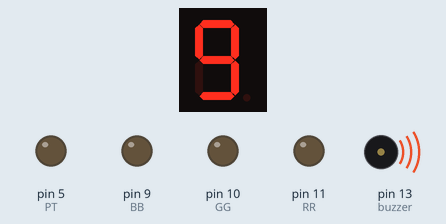
Bench run of a program on a simulated Arduino Uno, built with avr-gcc and run on an emulated ATmega328P. Parts: 1-digit seven-segment display, output pins drawn as LEDs (lit = HIGH), buzzer (waves = sounding). Wiring (inferred from the names in the program): 1-digit 7-segment display, segments lit when LOW: segments pin 3, pin 2, pin 6, pin 7, pin 8, pin 4, pin 12. Random numbers use the default seed unless the program sets one; the segment pins are drawn as the display they are named for; pins used as bus, display or sensor lines are not drawn.

Above: at 4.25 s.
At 5.25 s:
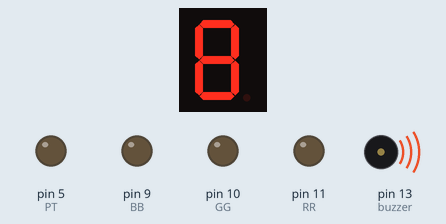
At 6.25 s:
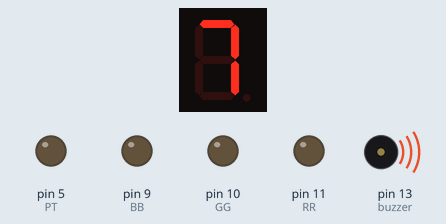
At 8.6 s:
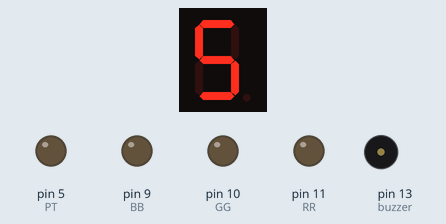
At 11.25 s:
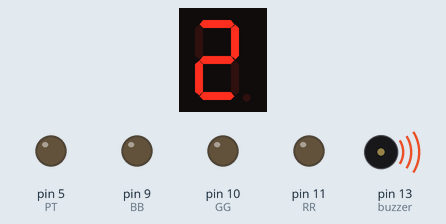
At 13.6 s:
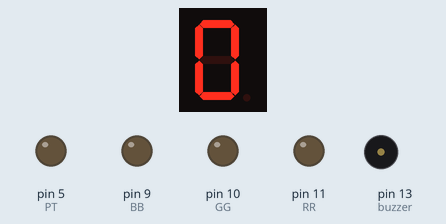
Timing chart, 0 to 40.0 s (numbered marks = the images above):
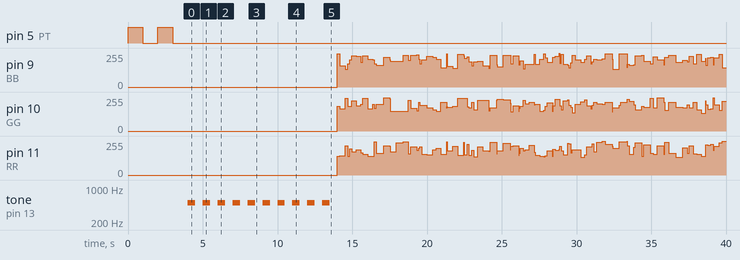

Measured:
- by itself, pin 5 (PT): alternates HIGH for 1.0 s and LOW for 1.0 s, 4 changes in all, then stays LOW
- by itself, pin 9 (BB): 0/255 → 248/255 at 14.0 s, → 159/255 0.16 s later, → 135/255 0.38 s later, → 175/255 0.17 s later, … (113 changes in this stretch)
- by itself, pin 10 (GG): 0/255 → 184/255 at 14.0 s, → 167/255 0.16 s later, → 244/255 0.38 s later, → 184/255 0.17 s later, … (109 changes in this stretch)
- what the display in image 0 shows lasts 1.0 s, from 4.0 s to 5.0 s

The program:

main.cpp
```cpp
#include <Arduino.h>

//Configuracao dos pinos do LED de 7 segmentos

const int G = 12;
const int F = 4;
const int A = 3; // Primeiramente setamos os 7 pinos dos segmentos
const int B = 2;

const int E = 8;
const int D = 7;
const int C = 6;
const int PT = 5; // setemaos o ponto do display

const int buzzer = 13;


const int RR = 11;
const int GG = 10;
const int BB = 9;


boolean ligaPonto = false;

const int l = 0, d = 1; // Display 7 segmentos (anodo comum)


void beep(int note, int duration)
{
  tone(buzzer, note,duration);

}

void candle()
{
    analogWrite(RR, random(120)+135);
    analogWrite(GG, random(120)+135);
    analogWrite(BB, random(120)+135);
    delay(random(500));

}


//Desliga todas as luzes
void desligado()
{
  digitalWrite(A, d);
  digitalWrite(B, d);
  digitalWrite(C, d);
  digitalWrite(D, d);
  digitalWrite(E, d);
  digitalWrite(F, d);
  digitalWrite(G, d);


}


void numero1()
{
  digitalWrite(A, d); //acende os leds que representam o número 1
  digitalWrite(B, l);
  digitalWrite(C, l);
  digitalWrite(D, d);
  digitalWrite(E, d);
  digitalWrite(F, d);
  digitalWrite(G, d);

}

void numero2()
{

  digitalWrite(A, l); //acende os leds que representam o número 2
  digitalWrite(B, l);
  digitalWrite(C, d);
  digitalWrite(D, l);
  digitalWrite(E, l);
  digitalWrite(F, d);
  digitalWrite(G, l);

}

void numero3()
{
  digitalWrite(A, l); //acende os leds que representam o número 3
  digitalWrite(B, l);
  digitalWrite(C, l);
  digitalWrite(D, l);
  digitalWrite(E, d);
  digitalWrite(F, d);
  digitalWrite(G, l);


}

void numero4()
{

  digitalWrite(A, d); //acende os leds que representam o número 4
  digitalWrite(B, l);
  digitalWrite(C, l);
  digitalWrite(D, d);
  digitalWrite(E, d);
  digitalWrite(F, l);
  digitalWrite(G, l);

}

void numero5()
{
  digitalWrite(A, l); //acende os leds que representam o número 5
  digitalWrite(B, d);
  digitalWrite(C, l);
  digitalWrite(D, l);
  digitalWrite(E, d);
  digitalWrite(F, l);
  digitalWrite(G, l);


}

void numero6()
{
  digitalWrite(A, d); //acende os leds que representam o número 6
  digitalWrite(B, d);
  digitalWrite(C, l);
  digitalWrite(D, l);
  digitalWrite(E, l);
  digitalWrite(F, l);
  digitalWrite(G, l);

}

void numero7()
{
  digitalWrite(A, l); //acende os leds que representam o número 6
  digitalWrite(B, l);
  digitalWrite(C, l);
  digitalWrite(D, d);
  digitalWrite(E, d);
  digitalWrite(F, d);
  digitalWrite(G, d);

}


void numero8()
{
  digitalWrite(A, l); //acende os leds que representam o número 6
  digitalWrite(B, l);
  digitalWrite(C, l);
  digitalWrite(D, l);
  digitalWrite(E, l);
  digitalWrite(F, l);
  digitalWrite(G, l);

}


void numero9()
{
  digitalWrite(A, l); //acende os leds que representam o número 6
  digitalWrite(B, l);
  digitalWrite(C, l);
  digitalWrite(D, l);
  digitalWrite(E, d);
  digitalWrite(F, l);
  digitalWrite(G, l);

}

void numero0()
{
  digitalWrite(A, l); //acende os leds que representam o número 6
  digitalWrite(B, l);
  digitalWrite(C, l);
  digitalWrite(D, l);
  digitalWrite(E, l);
  digitalWrite(F, l);
  digitalWrite(G, d);


}


void blinkDP() { // Faz o DP piscar 2 vezes.
  for (int i=0; i<=3; i++) {
    if (ligaPonto)  {
      digitalWrite(PT, l);
    }   else  {
      digitalWrite(PT, d);
    }
    ligaPonto = !ligaPonto;
    delay(1000);
  }

}


void contagemRegressiva()
{
    digitalWrite(RR,LOW);
    digitalWrite(GG,LOW);
    digitalWrite(BB,LOW);


    blinkDP();
    numero9();
    beep(500,500);
    delay(1000);

    numero8();
    beep(500,500);
    delay(1000);

    numero7();
    beep(500,500);
    delay(1000);

    numero6();
    beep(500,500);
    delay(1000);

    numero5();
    beep(500,500);
    delay(1000);

    numero4();
    beep(500,500);
    delay(1000);

    numero3();
    beep(500,500);
    delay(1000);

    numero2();
    beep(500,500);
    delay(1000);

    numero1();
    beep(500,500);
    delay(1000);

    numero0();
    beep(500,500);
    delay(1000);


}


void setup()
{
    Serial.begin(9600);

    pinMode(A, OUTPUT); // seta todos as portas que estão os leds do display como saída
    pinMode(B, OUTPUT);
    pinMode(C, OUTPUT);
    pinMode(D, OUTPUT);
    pinMode(E, OUTPUT);
    pinMode(F, OUTPUT);
    pinMode(G, OUTPUT);
    pinMode(PT, OUTPUT);

    pinMode(RR, OUTPUT);
    pinMode(GG, OUTPUT);
    pinMode(BB, OUTPUT);

    pinMode(buzzer,OUTPUT);         //buzzer

}


void loop()
{

  desligado();
  contagemRegressiva();
  desligado() ;

  for (int i=0;i<=10000;i++)
  {
    candle();
  }


}
```
